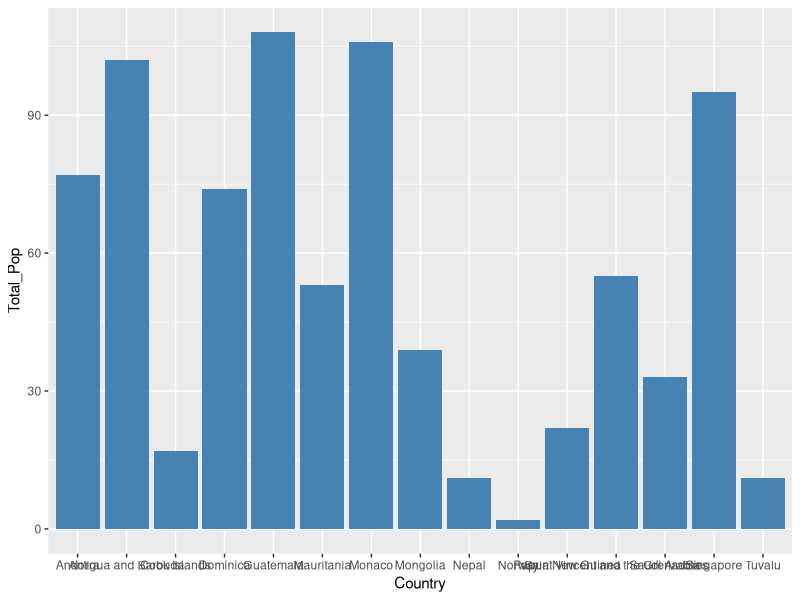
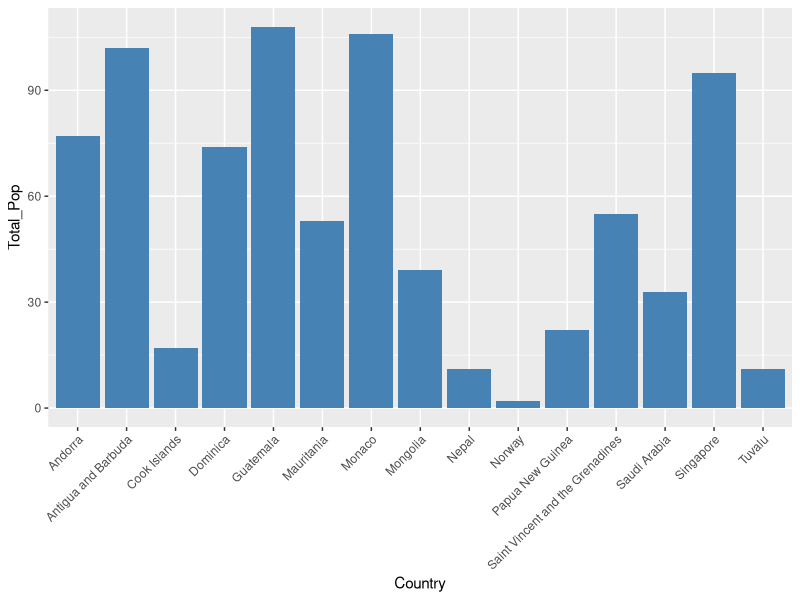
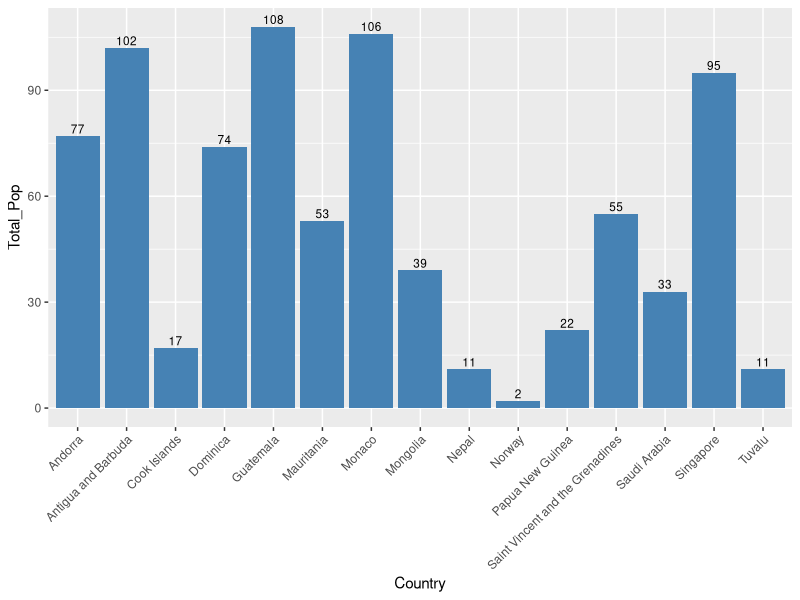
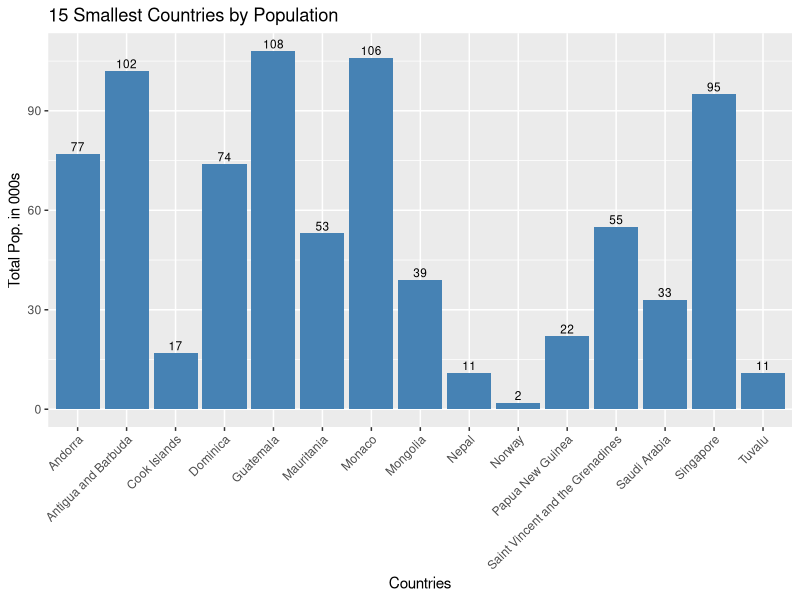
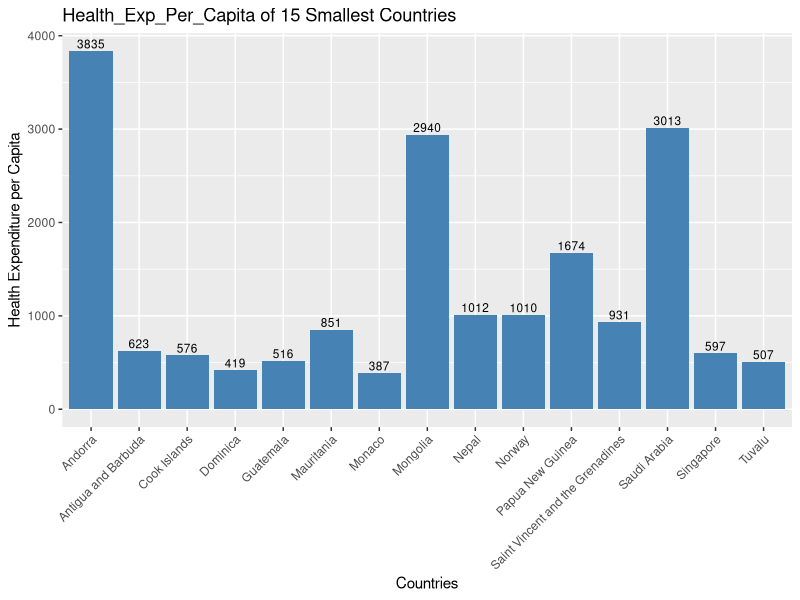
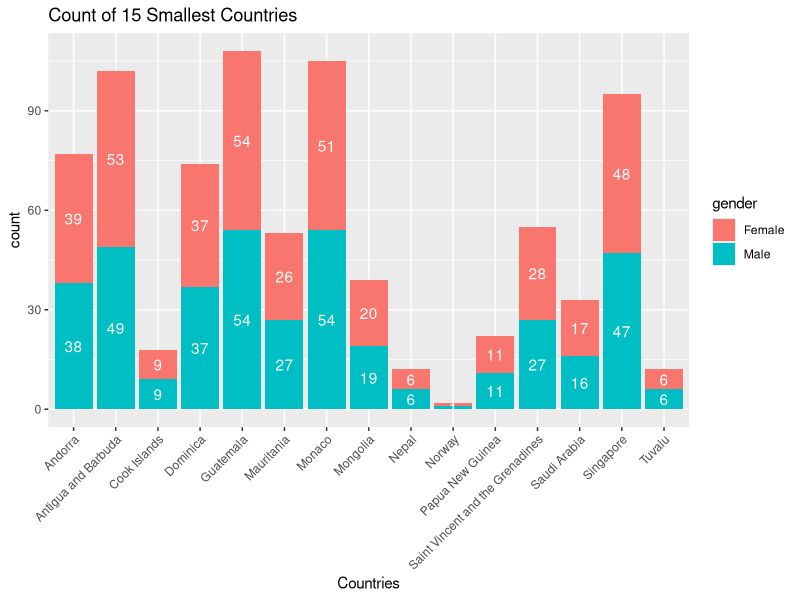
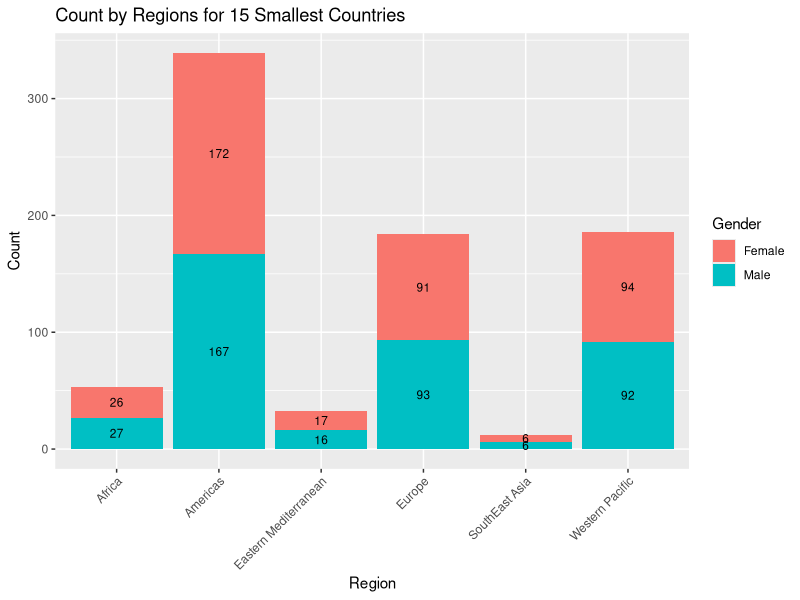
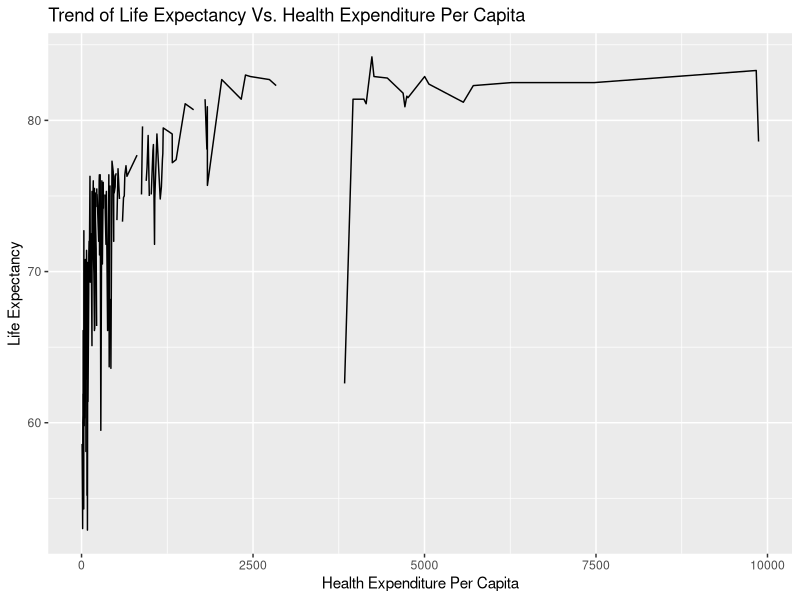

These figures' R source, in order:
## ---- chunk 1
getwd()
## ---- chunk 2
data <- read.csv("cleaned_WHS_2019.csv", stringsAsFactors = FALSE)
str(data)
## ---- chunk 3
library(ggplot2)
## ---- chunk 4
library(dplyr)
library(tidyr)
## ---- chunk 5
data_15 <- data[order(data$Total_Pop), ] %>%
  slice(1:15)

# Print a few rows to have a look
head(data_15)
## ---- chunk 6
# Basic barplot
p <-ggplot(data_15, aes(x=Country, y=Total_Pop)) +
  geom_bar(stat="identity", fill="steelblue") 
p
## ---- chunk 7
p <- p + theme(axis.text.x = element_text(angle = 45, hjust = 1))
p
## ---- chunk 8
p <- p + geom_text(aes(label= Total_Pop), vjust=-0.3, size=3)
p
## ---- chunk 9
p <- p + xlab("Countries") + ylab("Total Pop. in 000s") +
  ggtitle("15 Smallest Countries by Population") 
p
## ---- chunk 10
p <-ggplot(data_15, aes(x=Country, y=Health_Exp_Per_Capita)) +
              geom_bar(stat="identity", fill="steelblue") +
              theme(axis.text.x = element_text(angle = 45, hjust = 1)) + 
              geom_text(aes(label= Health_Exp_Per_Capita), vjust=-0.3, size=3) +
              xlab("Countries") + ylab("Health Expenditure per Capita") +
              ggtitle("Health_Exp_Per_Capita of 15 Smallest Countries")
  
p
## ---- chunk 11
Countries <- data_15$Country

df_pop <- rbind(
            data.frame(Countries, "count" = data_15$Male, "gender"="Male"),
            data.frame(Countries, "count" = data_15$Female, "gender"="Female")) %>%
          group_by(Countries) %>%
          mutate(lab_ypos = cumsum(count) - 0.5 * count)
df_pop
## ---- chunk 12
ggplot(df_pop, aes(x= Countries, y=count, fill=gender)) +
    geom_bar(stat="identity") +
    geom_text(aes(y = lab_ypos, label = count), color = "white") +
    theme(axis.text.x = element_text(angle = 45, hjust = 1)) +
    ggtitle("Count of 15 Smallest Countries")
## ---- chunk 13
df_pop <- data_15 %>% 
          group_by(Region) %>%
          summarise(
            Male = sum(Male, na.rm = TRUE),
            Female = sum(Female, na.rm = TRUE)) %>%
          pivot_longer(cols = c(Male, Female), names_to = "Gender", values_to = "Count") %>%
          mutate(lab_ypos = cumsum(Count) - 0.5 * Count)

ggplot(df_pop, aes(x= Region, y=Count, fill=Gender)) +
    geom_bar(stat="identity") +
    geom_text(aes(label = Count), position = position_stack(vjust = 0.5), color = "black", size = 3) +
    theme(axis.text.x = element_text(angle = 45, hjust = 1))+
    ggtitle("Count by Regions for 15 Smallest Countries")

## ---- chunk 14
ggplot(data=data, aes(x=Health_Exp_Per_Capita, y=Life_Expectancy_Both)) +
  geom_line() + 
  xlab("Health Expenditure Per Capita") + ylab("Life Expectancy") +
  ggtitle("Trend of Life Expectancy Vs. Health Expenditure Per Capita")
## ---- chunk 15
data_clean <- data %>% drop_na(Life_Expectancy_Both, Health_Exp_Per_Capita)

ggplot(data=data_clean, aes(x=Health_Exp_Per_Capita, y=Life_Expectancy_Both, group=1)) +
  geom_line()+
  xlab("Health Expenditure Per Capita") + ylab("Life Expectancy") +
  ggtitle("Trend of Life Expectancy Vs. Health Expenditure Per Capita")
## ---- chunk 16
data_agg <- data %>%
            group_by(Region) %>%
            summarise(
              Avg_Life_Expectancy = mean(Life_Expectancy_Both, na.rm = TRUE),
              Avg_Heart_Disease = mean(Heart_Disease_Total, na.rm = TRUE))
## ---- chunk 17
data_agg_long <- data_agg %>%
  pivot_longer(cols = c(Avg_Life_Expectancy, Avg_Heart_Disease),
               names_to = "Variable", values_to = "Value")
## ---- chunk 18
p <- ggplot(data_agg_long, aes(x = Variable, y = Region, fill = Value)) +
  geom_tile() +
  scale_fill_gradient(low = "white", high = "steelblue",               
                      limits = c(0, 100),  # Adjust these limits based on your data range
                      breaks = seq(0, 100, by = 10)) +
  labs(title = "Heatmap across Avg Life Expectancy and % Heart Disease",
       x = "Variables",
       y = "Region") +
  theme_minimal()
p
## ---- chunk 19
p <- p +  geom_text(size = 3, color = "black", aes(label = sprintf("%.1f", Value)), vjust = 1) +
          scale_fill_gradient(
              low = "white",
              high = "red",
              limits = c(0, 100),  # Adjust these limits based on your data range
              breaks = seq(0, 100, by = 10)
          ) 
p
## ---- chunk 20
data_agg_pop <- data %>%
            group_by(Region) %>%
            summarise(
              Total_Male = sum(Male, na.rm = TRUE),
              Total_Female = sum(Female, na.rm = TRUE))

data_agg_pop_long <- data_agg_pop %>%
  pivot_longer(cols = c(Total_Male, Total_Female),
               names_to = "Variable", values_to = "Value")

ggplot(data_agg_pop_long, aes(x = Variable, y = Region, fill = Value)) +
  geom_tile() +
  geom_text(size = 3, color = "black", aes(label = sprintf("%.1f", Value)), vjust = 1) +
  scale_fill_gradient(
              low = "white",
              high = "red",
              limits = c(350000, 1100000),  # Adjust these limits based on your data range
              breaks = seq(350000, 1500000, by = 100000)
          ) +
  labs(title = "Heatmap of Population across Gender",
       x = "Variables",
       y = "Region") +
  theme_minimal()

